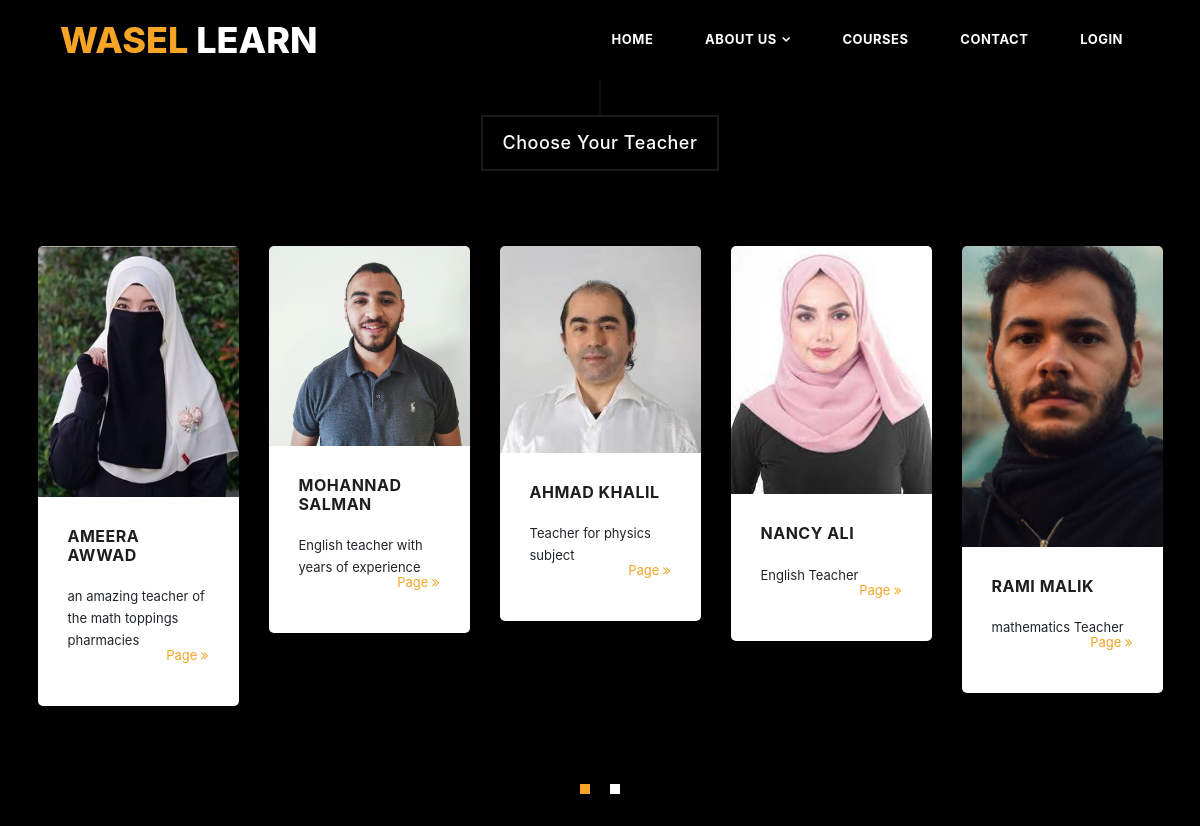
Page /waselApp/teachers on the committed database.
### loginAuth/models.py (models this page shows)
class User(models.Model):
    firstName = models.CharField(max_length=255)
    lastName = models.CharField(max_length=255)
    about = models.TextField(null=True)
    email = models.CharField(max_length=255)
    birthDate = models.DateField(null=True)
    passwd = models.CharField(max_length=255)
    planePassword = models.CharField(max_length=255)
    createdAt = models.DateTimeField(auto_now_add=True)
    updatedAt = models.DateTimeField(auto_now=True)
    mobile=models.CharField(max_length=15, null=True)#0598135  213  21
    statusChoices=(('active', 'active'),('deleted','deleted'),('inactive','inactive'),('Suspended','Suspended'))
    status = models.CharField(max_length=25, default='active', choices = statusChoices)#active by default, can be deleted
    courseChoices=(('physics', 'physics'),('chemistry','chemistry'),('english','english'),('mathematics','mathematics'),('arabic','arabic'),('biology','biology'),('art','art'),('music','music'),('history','history'))
    course = models.CharField(max_length=25, choices = courseChoices, null=True)
    privilageChoices=((9, 9),(8,8),(7,7),(1,1),(0,0))
    privilage = models.IntegerField(default=9, choices = privilageChoices)#needs revision
    genderChoices=(('m', 'm'),('f','f'))
    gender = models.CharField(max_length=2, choices = genderChoices, null=True)#maleorfemale
    cv = models.FileField(upload_to='uploads/%Y%m%d', max_length=254, null=True)#pdf files nullable
    img = models.ImageField(upload_to='images/', null=True)#image of teacher nullable
    raters=models.IntegerField(null=True)
    rate=models.FloatField(null=True)
    locationChoices=(('Ramallah', 'Ramallah'),('Hebron','Hebron'),('Nablus','Nablus'),('Jenin','Jenin'),('Bethlehem','Bethlehem'))
    location = models.CharField(max_length=35, null=True, choices = locationChoices)
    objects = UserManager()

### waselApp/views.py (the view)
# urls.py: path('teachers', teachers),
def teachers(request):
    context={
        'allUsers' : User.objects.filter(privilage=7),
    }
    return render(request,"teachers.html",context)

### waselApp/templates/teachers.html (shortened to what this page needs)
<!DOCTYPE html>
<html lang="en">
  <head>
    <link rel="stylesheet" href=" https://code.jquery.com/jquery-3.6.0.min.js ">
    <link rel="stylesheet" href="https://maxcdn.bootstrapcdn.com/bootstrap/3.3.7/css/bootstrap.min.css">
    <link rel="stylesheet" href="https://maxcdn.bootstrapcdn.com/bootstrap/3.3.7/css/bootstrap-theme.min.css">
    <link href="https://cdn.jsdelivr.net/npm/bootstrap@5.0.1/dist/css/bootstrap.min.css" rel="stylesheet">
    {% load static %}
    <link rel="stylesheet" href=" {% static  'css/fontawesome.css' %}">
    <link rel="stylesheet" href=" {% static  'css/owl.css'  %}">
    <link rel="stylesheet" href="{% static 'css/lightbox.css' %}">
    <link rel="stylesheet" href="{% static 'css/style_teacher.css' %}">
    <link href="{% static 'vendor/css/bootstrap.min.css' %}" rel="stylesheet">
  </head>
<body>
  <header class="main-header clearfix" role="header">
    <div class="logo">
      <a href="#"><em>Wasel</em> Learn</a>
    </div>
    <nav id="menu" class="main-nav" role="navigation">
      <ul class="main-menu">
        <li><a href="/waselApp/home" class="external">Home</a></li>
        <li class="has-submenu"><a href="/waselApp/home#section2">About Us</a>
        </li>
        <li><a href="/waselApp/home#section2" class="external">Courses</a></li>
        <li><a href="/waselApp/home#section6" class="external">Contact</a></li>
        <li><a href="/login" class="external">LOGIN</a></li>
      </ul>
    </nav>
  </header>
  <section class="section courses" data-section="section4">
    <div class="container-fluid">
      <div class="row">
        <div class="col-md-12">
          <div class="section-heading">
            <h2>Choose Your Teacher</h2>
          </div>
        </div>
        <div class="owl-carousel owl-theme">
            {% for teacher in allUsers %}
          <div class="item">
            <img src="{{ teacher.img.url }}" alt="{{teacher.firstName}}" />
            <div class="down-content">
              <h4>{{teacher.firstName}} {{teacher.lastName}}</h4>
              <p>{{teacher.about}}</p>
              <div class="text-button-pay">
                <a href="/waselApp/teacher/{{teacher.id}}"> Page <i class="fa fa-angle-double-right"></i></a>
              </div>
            </div>
          </div>
          {% endfor %}
        </div>
      </div>
    </div>
  </section>
</body>
</html>

### loginAuth/static/css/style_teacher.css (style rules this page uses)
body { font-family: 'Montserrat', sans-serif; }
a { color: #3CF; text-decoration: none; }
ul { padding: 0px; margin: 0px; list-style: none; }
p { font-size: 13px; line-height: 22px; }
.section-heading { text-align: center; margin-bottom: 70px; }
.section-heading h2:before { width: 1px; height: 100px; background-color: rgba(250,250,250,0.1); position: absolute; top: -102px; content: ''; left: 50%; transform: translate(-50%); }
.section-heading h2 { margin-top: 100px; position: relative; font-size: 18px; font-weight: 500; color: #fff; letter-spacing: 0.5px; display: inline-block; padding: 15px 20px; border: 2px solid rgba(250,250,250,0.1); }
.main-header { background-color: rgb(0, 0, 0); height: 80px; position: fixed; z-index: 12; width: 100%; top: 0; }
.main-header .logo { float: left; line-height: 80px; padding-left: 60px; }
.main-header .logo a { font-size: 36px; text-transform: uppercase; font-weight: 800; color: #fff; }
.main-header .logo a em { font-style: normal; color: #f5a425; }
.main-menu { float: right; padding-right: 60px; }
.main-menu li { display: inline-block; line-height: 79px; margin-left: 15px; position: relative; }
.main-menu li:first-child { margin-left: 0px; }
.main-menu li a { padding: 10px 15px; font-size: 13px; text-transform: uppercase; letter-spacing: 0.5px; font-weight: 700; color: #fff; border: 2px solid transparent; transition: all 0.5s; }
.main-menu li.has-submenu a:after { content: '\f107'; font-family: "FontAwesome"; margin-left: 5px; }
section.courses { background-repeat: no-repeat; background-size: cover; background-color: #000000; padding-bottom: 100px; padding: 0px 30px 100px 30px; }
section.courses .item img { border-top-right-radius: 5px; border-top-left-radius: 5px; }
section.courses .item .down-content { padding: 30px; background-color: #fff; border-bottom-right-radius: 5px; border-bottom-left-radius: 5px; }
section.courses .item .down-content h4 { font-size: 16px; text-transform: uppercase; color: #1e1e1e; letter-spacing: 0.5px; font-weight: 700; margin-top: 0px; margin-bottom: 20px; }
section.courses .item .down-content p { margin-bottom: 25px; }
section.courses .item .down-content .text-button-pay { float: right; display: inline-block; margin-top: -30px; }
section.courses .item .down-content .text-button-pay a { color: #f5a425; font-size: 13px; }

### rows in the picture
User: img (picture), firstName "AMEERA", lastName "AWWAD", about "an amazing teacher of the math toppings pharmacies"
User: img (picture), firstName "MOHANNAD", lastName "SALMAN", about "English teacher with years of experience"
User: img (picture), firstName "AHMAD", lastName "KHALIL", about "Teacher for physics subject"
User: img (picture), firstName "NANCY", lastName "ALI", about "English Teacher"
User: img (picture), firstName "RAMI", lastName "MALIK", about "mathematics Teacher"
